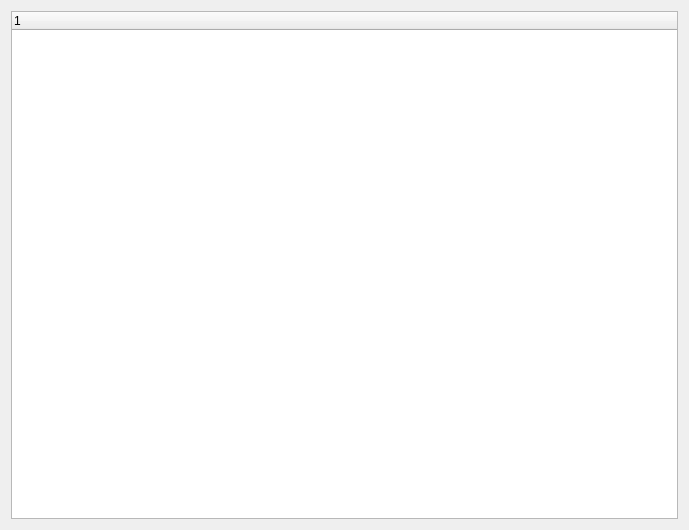
<?xml version="1.0" encoding="UTF-8"?>
<ui version="4.0">
 <class>StyleWidget</class>
 <widget class="QWidget" name="StyleWidget">
  <property name="geometry">
   <rect>
    <x>0</x>
    <y>0</y>
    <width>689</width>
    <height>530</height>
   </rect>
  </property>
  <property name="windowTitle">
   <string>StyleWidget</string>
  </property>
  <layout class="QVBoxLayout" name="verticalLayout">
   <item>
    <widget class="QTreeWidget" name="treeWidget">
     <column>
      <property name="text">
       <string notr="true">1</string>
      </property>
     </column>
    </widget>
   </item>
  </layout>
 </widget>
 <layoutdefault spacing="6" margin="11"/>
 <resources/>
 <connections/>
</ui>
